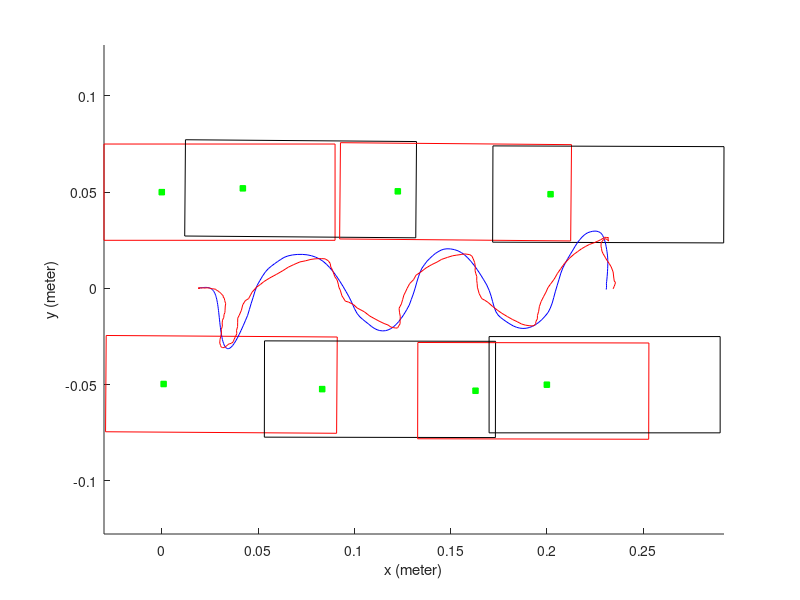
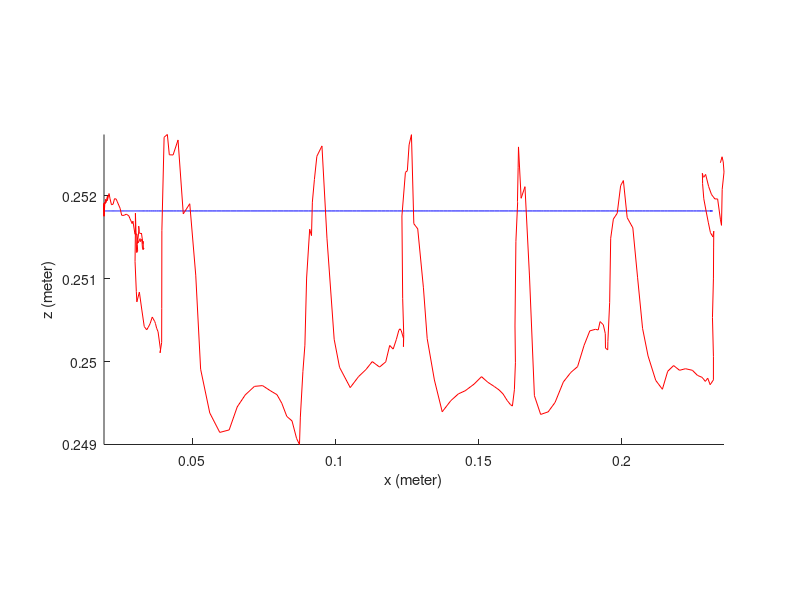
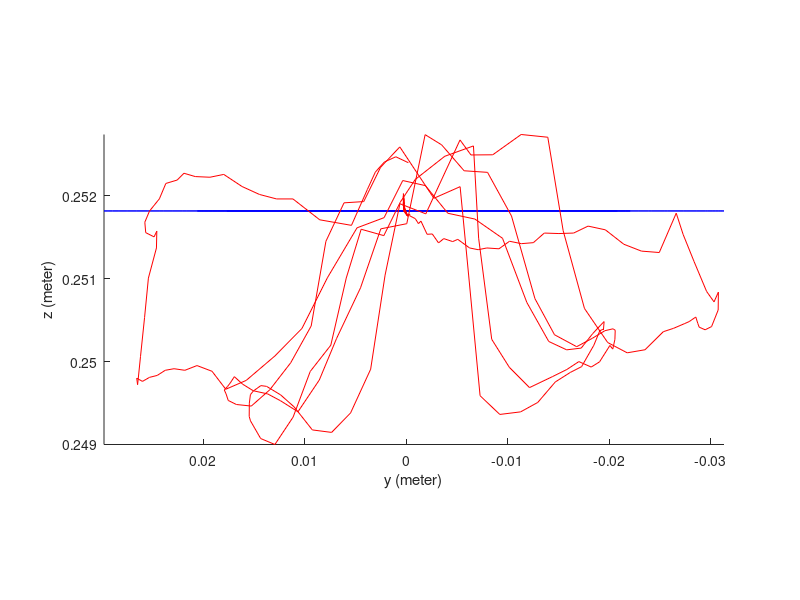
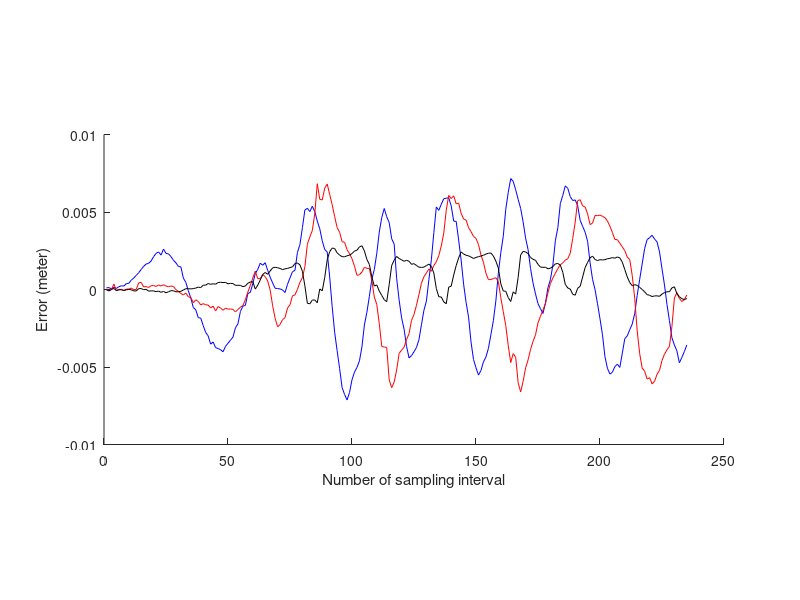

MATLAB code for these plots, in order:
cla;
clear FS;

hold on

FS(1).a = 0.000000;
FS(1).p = [0.000000;0.050000];
FS(1).d = [0.090000;0.075000;0.030000;-0.025000];
FS(1).D = [1.000000 0.000000;-0.000000 1.000000;-1.000000 -0.000000;0.000000 -1.000000];
FS(1).v = [0.090000 0.025000; 0.090000 0.075000; -0.030000 0.075000; -0.030000 0.025000; 0.090000 0.025000];
FS(1).type = 2;
plot (FS(1).v(:,1), FS(1).v(:,2), 'r');

FS(3).a = -0.006575;
FS(3).p = [0.000970;-0.049633];
FS(3).d = [0.091296;-0.024626;0.028704;0.074626];
FS(3).D = [0.999978 -0.006575;0.006575 0.999978;-0.999978 0.006575;-0.006575 -0.999978];
FS(3).v = [0.090804 -0.075224; 0.091132 -0.025225; -0.028865 -0.024436; -0.029194 -0.074435; 0.090804 -0.075224];
FS(3).type = 2;
plot (FS(3).v(:,1), FS(3).v(:,2), 'r');

FS(7).a = -0.007777;
FS(7).p = [0.042111;0.051991];
FS(7).d = [0.131705;0.077317;-0.011705;-0.027317];
FS(7).D = [0.999970 -0.007777;0.007777 0.999970;-0.999970 0.007777;-0.007777 -0.999970];
FS(7).v = [0.131913 0.026292; 0.132302 0.076291; 0.012306 0.077224; 0.011917 0.027225; 0.131913 0.026292];
FS(7).type = 2;
plot (FS(7).v(:,1), FS(7).v(:,2), 'k');

FS(11).a = -0.001870;
FS(11).p = [0.083318;-0.052291];
FS(11).d = [0.173416;-0.027135;-0.053416;0.077135];
FS(11).D = [0.999998 -0.001870;0.001870 0.999998;-0.999998 0.001870;-0.001870 -0.999998];
FS(11).v = [0.173271 -0.077459; 0.173365 -0.027459; 0.053365 -0.027235; 0.053271 -0.077235; 0.173271 -0.077459];
FS(11).type = 2;
plot (FS(11).v(:,1), FS(11).v(:,2), 'k');

FS(15).a = -0.008528;
FS(15).p = [0.122591;0.050442];
FS(15).d = [0.212156;0.076486;-0.092156;-0.026486];
FS(15).D = [0.999964 -0.008528;0.008528 0.999964;-0.999964 0.008528;-0.008528 -0.999964];
FS(15).v = [0.212374 0.024676; 0.212801 0.074674; 0.092805 0.075697; 0.092379 0.025699; 0.212374 0.024676];
FS(15).type = 2;
plot (FS(15).v(:,1), FS(15).v(:,2), 'r');

FS(19).a = -0.002185;
FS(19).p = [0.162943;-0.053136];
FS(19).d = [0.253058;-0.027779;-0.133058;0.077779];
FS(19).D = [0.999998 -0.002185;0.002185 0.999998;-0.999998 0.002185;-0.002185 -0.999998];
FS(19).v = [0.252888 -0.078332; 0.252997 -0.028332; 0.132997 -0.028070; 0.132888 -0.078070; 0.252888 -0.078332];
FS(19).type = 2;
plot (FS(19).v(:,1), FS(19).v(:,2), 'r');

FS(23).a = -0.003271;
FS(23).p = [0.201921;0.048933];
FS(23).d = [0.291760;0.074593;-0.171760;-0.024593];
FS(23).D = [0.999995 -0.003271;0.003271 0.999995;-0.999995 0.003271;-0.003271 -0.999995];
FS(23).v = [0.291839 0.023639; 0.292002 0.073638; 0.172003 0.074031; 0.171839 0.024031; 0.291839 0.023639];
FS(23).type = 2;
plot (FS(23).v(:,1), FS(23).v(:,2), 'k');

FS(25).a = 0.000000;
FS(25).p = [0.200000;-0.050000];
FS(25).d = [0.290000;-0.025000;-0.170000;0.075000];
FS(25).D = [1.000000 0.000000;-0.000000 1.000000;-1.000000 -0.000000;0.000000 -1.000000];
FS(25).v = [0.290000 -0.075000; 0.290000 -0.025000; 0.170000 -0.025000; 0.170000 -0.075000; 0.290000 -0.075000];
FS(25).type = 2;
plot (FS(25).v(:,1), FS(25).v(:,2), 'k');

for i=1:length(FS)
    if FS(i).type == 2;
        plot (FS(i).p(1),FS(i).p(2),'gs','MarkerFaceColor','g','MarkerSize',4)
    end
end

CoM = [
0.019386 0.000220 0.251818    0.019276 0.000186 0.251838
0.019386 0.000220 0.251818    0.019264 0.000306 0.251907
0.019391 0.000220 0.251818    0.019349 0.000224 0.251810
0.019402 0.000222 0.251818    0.019264 -0.000133 0.251753
0.019424 0.000224 0.251818    0.019355 0.000306 0.251887
0.019458 0.000228 0.251818    0.019275 0.000222 0.251836
0.019507 0.000233 0.251818    0.019267 0.000223 0.251834
0.019573 0.000241 0.251818    0.019353 0.000305 0.251884
0.019656 0.000251 0.251818    0.019275 0.000223 0.251836
0.019758 0.000263 0.251818    0.019358 0.000231 0.251817
0.019879 0.000278 0.251818    0.019274 0.000185 0.251835
0.020020 0.000295 0.251818    0.019281 0.000306 0.251910
0.020181 0.000315 0.251818    0.019271 0.000313 0.251910
0.020362 0.000337 0.251818    0.019276 -0.000096 0.251761
0.020561 0.000361 0.251818    0.019267 -0.000096 0.251757
0.020778 0.000387 0.251818    0.019282 0.000222 0.251829
0.021013 0.000413 0.251818    0.019370 0.000221 0.251806
0.021264 0.000440 0.251818    0.019571 0.000306 0.251926
0.021529 0.000466 0.251818    0.019690 0.000223 0.251906
0.021808 0.000490 0.251818    0.019688 0.000230 0.251906
0.022099 0.000510 0.251818    0.019769 0.000315 0.251958
0.022400 0.000524 0.251818    0.019978 0.000232 0.251919
0.022710 0.000532 0.251818    0.020488 0.000306 0.252000
0.023026 0.000530 0.251818    0.020415 0.000223 0.251942
0.023348 0.000517 0.251818    0.021022 0.000295 0.252028
0.023672 0.000489 0.251818    0.021371 0.000306 0.251965
0.023999 0.000445 0.251818    0.021875 0.000221 0.251892
0.024325 0.000382 0.251818    0.022439 0.000185 0.251900
0.024650 0.000296 0.251818    0.022930 0.000306 0.251966
0.024971 0.000186 0.251818    0.023481 0.000306 0.251962
0.025288 0.000047 0.251818    0.023830 0.000304 0.251935
0.025598 -0.000122 0.251818    0.024867 0.000229 0.251851
0.025901 -0.000325 0.251818    0.025439 -0.000097 0.251765
0.026196 -0.000565 0.251818    0.026276 -0.000090 0.251765
0.026481 -0.000846 0.251818    0.027030 -0.000334 0.251779
0.026756 -0.001169 0.251818    0.027914 -0.000318 0.251760
0.027021 -0.001539 0.251818    0.028331 -0.000874 0.251725
0.027273 -0.001958 0.251818    0.029091 -0.001186 0.251665
0.027514 -0.002428 0.251818    0.029358 -0.001434 0.251695
0.027744 -0.002952 0.251818    0.030071 -0.002038 0.251536
0.027961 -0.003533 0.251818    0.030731 -0.002550 0.251540
0.028166 -0.004171 0.251818    0.031158 -0.003167 0.251432
0.028360 -0.004869 0.251818    0.031886 -0.003680 0.251484
0.028543 -0.005628 0.251818    0.031929 -0.004559 0.251448
0.028715 -0.006447 0.251818    0.032467 -0.005060 0.251475
0.028878 -0.007326 0.251818    0.032684 -0.006225 0.251371
0.029032 -0.008266 0.251818    0.032917 -0.007071 0.251350
0.029179 -0.009265 0.251818    0.033197 -0.007923 0.251371
0.029325 -0.010320 0.251818    0.032990 -0.009120 0.251361
0.029462 -0.011428 0.251818    0.032927 -0.010160 0.251452
0.029595 -0.012587 0.251818    0.032865 -0.011329 0.251423
0.029728 -0.013791 0.251818    0.032796 -0.012508 0.251435
0.029861 -0.015035 0.251818    0.032332 -0.013586 0.251551
0.029998 -0.016313 0.251818    0.032214 -0.015027 0.251545
0.030140 -0.017616 0.251818    0.031557 -0.016475 0.251551
0.030290 -0.018937 0.251818    0.031366 -0.017902 0.251635
0.030450 -0.020264 0.251818    0.031473 -0.019603 0.251590
0.030624 -0.021587 0.251818    0.030886 -0.021420 0.251416
0.030814 -0.022893 0.251818    0.031000 -0.023157 0.251333
0.031023 -0.024168 0.251818    0.030646 -0.024913 0.251316
0.031254 -0.025396 0.251818    0.030228 -0.026585 0.251791
0.031510 -0.026559 0.251818    0.030208 -0.027262 0.251535
0.031794 -0.027640 0.251818    0.030097 -0.028342 0.251207
0.032108 -0.028619 0.251818    0.030541 -0.029577 0.250846
0.032456 -0.029475 0.251818    0.030729 -0.030309 0.250720
0.032841 -0.030190 0.251818    0.031603 -0.030738 0.250838
0.033265 -0.030743 0.251818    0.032469 -0.030717 0.250622
0.033732 -0.031116 0.251818    0.033308 -0.030067 0.250422
0.034243 -0.031291 0.251818    0.034163 -0.029433 0.250383
0.034802 -0.031248 0.251818    0.034740 -0.028843 0.250415
0.035411 -0.030974 0.251818    0.035373 -0.028713 0.250459
0.036072 -0.030452 0.251818    0.036101 -0.028511 0.250537
0.036787 -0.029673 0.251818    0.036983 -0.027860 0.250482
0.037558 -0.028626 0.251818    0.037219 -0.027431 0.250459
0.038387 -0.027308 0.251818    0.037638 -0.026326 0.250401
0.039273 -0.025717 0.251818    0.038128 -0.025311 0.250360
0.040219 -0.023857 0.251818    0.038983 -0.023510 0.250142
0.041223 -0.021737 0.251818    0.038832 -0.021752 0.250105
0.042287 -0.019370 0.251818    0.039386 -0.019834 0.250229
0.043409 -0.016776 0.251818    0.039416 -0.017542 0.250641
0.044588 -0.013980 0.251818    0.039461 -0.015444 0.251580
0.045484 -0.011012 0.251818    0.040242 -0.013931 0.252708
0.046399 -0.007907 0.251818    0.041373 -0.011304 0.252741
0.047428 -0.004705 0.251818    0.042056 -0.008507 0.252496
0.048398 -0.001449 0.251818    0.043373 -0.006361 0.252494
0.049513 0.001541 0.251818    0.045100 -0.005282 0.252675
0.050848 0.003909 0.251818    0.046931 -0.001911 0.251783
0.052340 0.006414 0.251818    0.049193 0.000639 0.251905
0.053862 0.008640 0.251818    0.051280 0.002101 0.251043
0.055410 0.010327 0.251818    0.052987 0.003523 0.249907
0.056982 0.011632 0.251818    0.056178 0.005500 0.249379
0.058575 0.012845 0.251818    0.059668 0.007369 0.249144
0.060188 0.013973 0.251818    0.062947 0.009267 0.249174
0.061819 0.015058 0.251818    0.065760 0.011060 0.249452
0.063465 0.016089 0.251818    0.068562 0.012392 0.249597
0.065456 0.016862 0.251818    0.071778 0.013777 0.249700
0.067827 0.017383 0.251818    0.074596 0.014339 0.249709
0.070344 0.017655 0.251818    0.077468 0.015081 0.249644
0.072978 0.017681 0.251818    0.079626 0.015369 0.249600
0.075478 0.017461 0.251818    0.081303 0.015475 0.249497
0.077738 0.016995 0.251818    0.083067 0.015489 0.249337
0.079853 0.016279 0.251818    0.084881 0.015360 0.249283
0.081881 0.015310 0.251818    0.086485 0.014359 0.249070
0.083783 0.014084 0.251818    0.087490 0.012957 0.248998
0.085503 0.012595 0.251818    0.087792 0.011162 0.249329
0.087221 0.010839 0.251818    0.088686 0.009476 0.249880
0.088933 0.008809 0.251818    0.089379 0.007449 0.250197
0.090639 0.006509 0.251818    0.089975 0.005926 0.251008
0.092336 0.003974 0.251818    0.091043 0.004457 0.251597
0.094021 0.001253 0.251818    0.091679 0.002224 0.251520
0.095692 -0.001604 0.251818    0.091983 0.000604 0.251924
0.097344 -0.004541 0.251818    0.092697 -0.000869 0.252198
0.098781 -0.007494 0.251818    0.093553 -0.003779 0.252478
0.100022 -0.010340 0.251818    0.095330 -0.006606 0.252603
0.101400 -0.012949 0.251818    0.097080 -0.007116 0.251489
0.102867 -0.014741 0.251818    0.099596 -0.008406 0.250268
0.104405 -0.016114 0.251818    0.101469 -0.010141 0.249930
0.105919 -0.017325 0.251818    0.105201 -0.012129 0.249685
0.107411 -0.018499 0.251818    0.108085 -0.014379 0.249817
0.108882 -0.019724 0.251818    0.110710 -0.015811 0.249904
0.110332 -0.020715 0.251818    0.112891 -0.016992 0.249999
0.111764 -0.021433 0.251818    0.115432 -0.018209 0.249933
0.113180 -0.021878 0.251818    0.117592 -0.019030 0.249996
0.114705 -0.022047 0.251818    0.118972 -0.020052 0.250194
0.116175 -0.021941 0.251818    0.120187 -0.020331 0.250150
0.117560 -0.021556 0.251818    0.121301 -0.020542 0.250267
0.118935 -0.020893 0.251818    0.122169 -0.020573 0.250378
0.120305 -0.019951 0.251818    0.122581 -0.020358 0.250395
0.121674 -0.018730 0.251818    0.123015 -0.019557 0.250372
0.123044 -0.017232 0.251818    0.123791 -0.018301 0.250279
0.124416 -0.015459 0.251818    0.123774 -0.016775 0.250179
0.125793 -0.013418 0.251818    0.123876 -0.014592 0.250323
0.127176 -0.011116 0.251818    0.123503 -0.012664 0.250759
0.128566 -0.008565 0.251818    0.123240 -0.010354 0.251757
0.129566 -0.005803 0.251818    0.124461 -0.007993 0.252284
0.130639 -0.002876 0.251818    0.125134 -0.005686 0.252303
0.131597 0.000165 0.251818    0.125743 -0.003471 0.252616
0.132455 0.003267 0.251818    0.126565 -0.001845 0.252739
0.133306 0.006033 0.251818    0.127393 -0.000036 0.251664
0.134153 0.008389 0.251818    0.128756 0.002522 0.251602
0.135157 0.010565 0.251818    0.130746 0.004520 0.250890
0.136460 0.012418 0.251818    0.132062 0.006889 0.250276
0.137771 0.014153 0.251818    0.134574 0.008580 0.249777
0.139207 0.015598 0.251818    0.137306 0.010685 0.249393
0.140648 0.016962 0.251818    0.140300 0.012414 0.249527
0.142097 0.018155 0.251818    0.142933 0.013674 0.249609
0.143555 0.019084 0.251818    0.145333 0.015090 0.249647
0.145023 0.019874 0.251818    0.148418 0.016143 0.249727
0.146502 0.020377 0.251818    0.151021 0.016952 0.249817
0.148150 0.020595 0.251818    0.153197 0.017304 0.249750
0.149971 0.020526 0.251818    0.155492 0.017625 0.249698
0.151949 0.020170 0.251818    0.157173 0.017940 0.249656
0.153854 0.019528 0.251818    0.158527 0.017767 0.249609
0.155610 0.018604 0.251818    0.159966 0.017556 0.249530
0.157289 0.017398 0.251818    0.161090 0.016752 0.249481
0.158878 0.015918 0.251818    0.161797 0.015279 0.249462
0.160483 0.014167 0.251818    0.162494 0.013458 0.249659
0.162106 0.012157 0.251818    0.162850 0.011398 0.249985
0.163744 0.009897 0.251818    0.162702 0.009382 0.250429
0.165398 0.007405 0.251818    0.163021 0.007932 0.251451
0.167064 0.004716 0.251818    0.163623 0.006146 0.251916
0.168741 0.001876 0.251818    0.163566 0.004205 0.251931
0.170072 -0.001068 0.251818    0.163802 0.002545 0.252345
0.171079 -0.004064 0.251818    0.163924 0.000649 0.252591
0.171821 -0.006839 0.251818    0.164846 -0.002706 0.251971
0.172617 -0.009662 0.251818    0.166184 -0.005291 0.252111
0.173573 -0.012155 0.251818    0.167759 -0.006139 0.251033
0.174712 -0.013870 0.251818    0.169479 -0.007259 0.249587
0.176023 -0.015125 0.251818    0.171662 -0.009203 0.249361
0.177591 -0.016309 0.251818    0.174279 -0.011252 0.249392
0.179264 -0.017480 0.251818    0.176691 -0.012944 0.249506
0.180933 -0.018539 0.251818    0.179582 -0.014668 0.249753
0.182598 -0.019492 0.251818    0.182188 -0.016146 0.249868
0.184259 -0.020183 0.251818    0.184545 -0.017259 0.249938
0.185917 -0.020611 0.251818    0.186828 -0.018465 0.250196
0.187572 -0.020777 0.251818    0.188812 -0.019050 0.250370
0.189224 -0.020681 0.251818    0.190769 -0.019352 0.250389
0.190872 -0.020319 0.251818    0.191749 -0.019412 0.250381
0.192517 -0.019690 0.251818    0.192402 -0.019477 0.250482
0.194158 -0.018791 0.251818    0.193525 -0.019174 0.250444
0.195795 -0.017619 0.251818    0.194218 -0.018356 0.250337
0.197427 -0.016170 0.251818    0.194284 -0.017221 0.250162
0.199053 -0.014441 0.251818    0.195064 -0.015790 0.250141
0.200671 -0.012432 0.251818    0.195124 -0.014024 0.250242
0.201816 -0.010140 0.251818    0.195743 -0.011865 0.250713
0.202792 -0.007573 0.251818    0.196105 -0.009469 0.251488
0.203569 -0.004759 0.251818    0.197039 -0.006747 0.251720
0.204375 -0.001743 0.251818    0.198382 -0.004083 0.251790
0.205319 0.001431 0.251818    0.199579 -0.001868 0.252124
0.206313 0.004712 0.251818    0.200532 0.000360 0.252185
0.207264 0.007931 0.251818    0.201862 0.002199 0.251737
0.208296 0.010658 0.251818    0.203832 0.004866 0.251614
0.209573 0.013180 0.251818    0.205498 0.007785 0.251011
0.210927 0.015608 0.251818    0.207230 0.010287 0.250400
0.212262 0.017836 0.251818    0.209147 0.012956 0.250067
0.213553 0.019970 0.251818    0.211827 0.015782 0.249772
0.214798 0.022081 0.251818    0.214146 0.017797 0.249665
0.215996 0.023930 0.251818    0.216002 0.019150 0.249882
0.217144 0.025395 0.251818    0.218065 0.020631 0.249951
0.218242 0.026629 0.251818    0.220134 0.021827 0.249894
0.219288 0.027616 0.251818    0.222210 0.022895 0.249913
0.220282 0.028395 0.251818    0.224618 0.023761 0.249894
0.221324 0.028970 0.251818    0.226412 0.024550 0.249832
0.222538 0.029386 0.251818    0.227995 0.025303 0.249809
0.223810 0.029683 0.251818    0.229144 0.026006 0.249760
0.224991 0.029794 0.251818    0.229964 0.026570 0.249799
0.226010 0.029702 0.251818    0.230826 0.026486 0.249720
0.226928 0.029416 0.251818    0.231955 0.026433 0.249778
0.227857 0.028946 0.251818    0.231962 0.026199 0.250059
0.228456 0.028304 0.251818    0.231624 0.025797 0.250532
0.228972 0.027504 0.251818    0.231964 0.025420 0.251007
0.229437 0.026559 0.251818    0.232026 0.024627 0.251371
0.229853 0.025484 0.251818    0.232081 0.024591 0.251574
0.230220 0.024296 0.251818    0.231768 0.024863 0.251505
0.230541 0.023009 0.251818    0.230914 0.025684 0.251556
0.230817 0.021639 0.251818    0.230159 0.025772 0.251682
0.231050 0.020241 0.251818    0.229401 0.025315 0.251816
0.231241 0.019072 0.251818    0.228598 0.024335 0.251965
0.231394 0.017919 0.251818    0.228170 0.023701 0.252150
0.231511 0.016895 0.251818    0.228166 0.022586 0.252191
0.231593 0.015830 0.251818    0.228094 0.021916 0.252273
0.231643 0.014880 0.251818    0.228387 0.020804 0.252233
0.231664 0.013889 0.251818    0.228590 0.019355 0.252225
0.231658 0.012777 0.251818    0.229235 0.017995 0.252259
0.231627 0.011617 0.251818    0.230290 0.016194 0.252113
0.231575 0.010299 0.251818    0.231280 0.014475 0.252017
0.231502 0.008903 0.251818    0.232465 0.012793 0.251963
0.231412 0.007501 0.251818    0.233424 0.011177 0.251963
0.231307 0.006154 0.251818    0.234421 0.008540 0.251711
0.231189 0.004865 0.251818    0.234773 0.005412 0.251644
0.231060 0.003641 0.251818    0.235017 0.003844 0.252078
0.230923 0.002484 0.251818    0.235651 0.003061 0.252287
0.230997 0.001397 0.251818    0.235385 0.002173 0.252409
0.230965 0.000384 0.251818    0.234972 0.001043 0.252472
0.230815 -0.000555 0.251818    0.234396 -0.000197 0.252400];

CoM_expected = CoM(:, 1:3);
CoM_sensor = CoM(:, 4:6);

plot(CoM_expected(:,1), CoM_expected(:,2), 'b');
plot(CoM_sensor(:,1), CoM_sensor(:,2), 'r');
xlabel('x (meter)')
ylabel('y (meter)')
hold off
axis equal
print -depsc2 -FTimes:16 -tight as_com_xy.eps

%%%%

cla; clf;
hold on
plot(CoM_expected(:,1), CoM_expected(:,3), 'b');
plot(CoM_sensor(:,1), CoM_sensor(:,3), 'r');
xlabel('x (meter)')
ylabel('z (meter)')
axis tight
hold off
pbaspect ([2 1 1])
print -depsc2 -FTimes:16 -tight as_com_xz.eps

%%%%

cla; clf;
hold on
plot(CoM_expected(:,2), CoM_expected(:,3), 'b');
plot(CoM_sensor(:,2), CoM_sensor(:,3), 'r');
xlabel('y (meter)')
ylabel('z (meter)')
set (gca(), 'xdir', 'reverse')
axis tight
hold off
pbaspect ([2 1 1])
print -depsc2 -FTimes:16 -tight as_com_yz.eps

%%%%

cla; clf;
hold on
plot(CoM (:,1) - CoM(:,4), 'b')
plot(CoM (:,2) - CoM(:,5), 'r')
plot(CoM (:,3) - CoM(:,6), 'k')
xlabel('Number of sampling interval')
ylabel('Error (meter)')
%legend ('along X axis', 'along Y axis', 'along Z axis');
hold off;
pbaspect ([2 1 1])
print -depsc2 -FTimes:16 -tight as_com_error.eps
